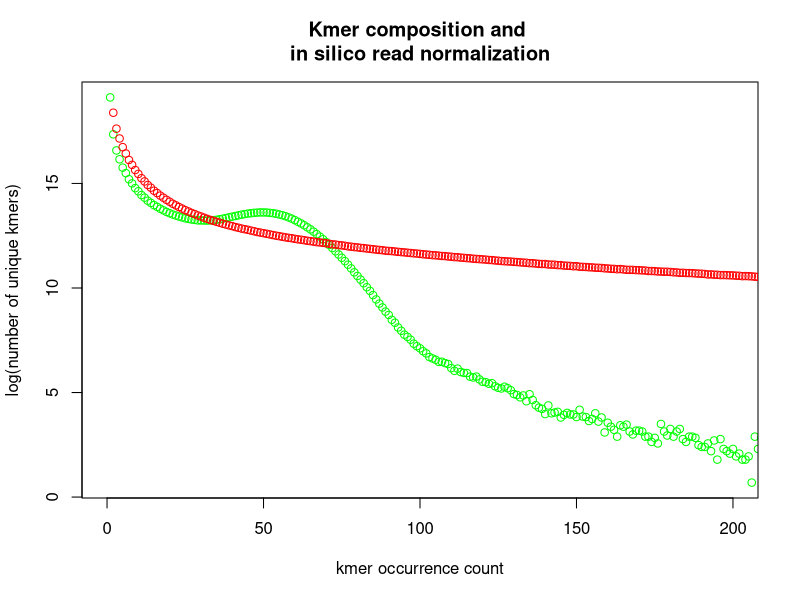

Reproduce this figure in R.
data_all = read.table("kmer_histo.all.txt")
data_norm = read.table("kmer_histo.NormMaxKCov50.txt")

log_data_all = cbind(data_all[,1], log(data_all[,2]+1))
log_data_norm = cbind(data_norm[,1], log(data_norm[,2]+1))

plot(log_data_norm, col='green', xlim=c(0,200), xlab="kmer occurrence count", ylab="log(number of unique kmers)", main="Kmer composition and \nin silico read normalization")
points(log_data_all, col='red')

